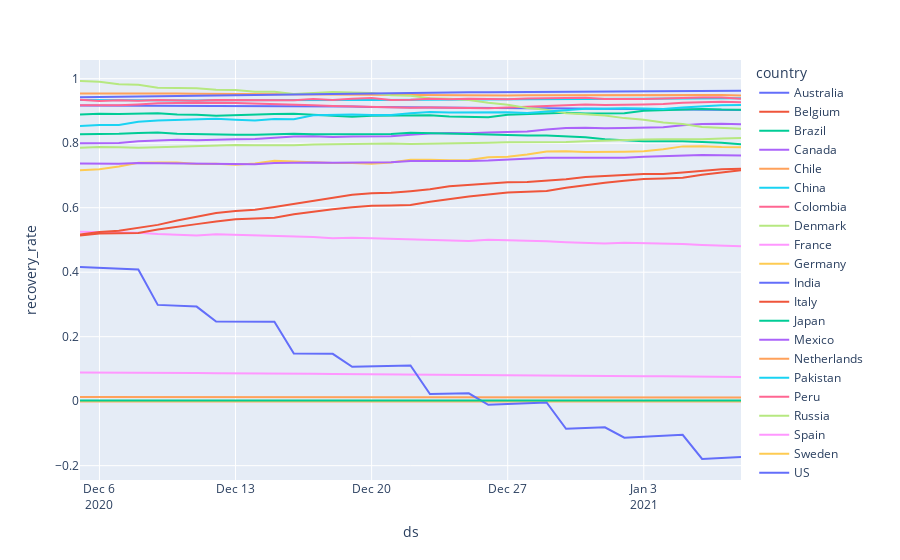

This figure's notebook cell:
### Markdown cell above
## Recovery Rate

### Code cell
df_recovery_rate = pd.merge(left=df_recovered, right=df_confirmed, on=["ds", "country"], how="left")
df_recovery_rate["recovery_rate"] = df_recovery_rate["yhat_x"]/df_recovery_rate["yhat_y"]
fig = px.line(df_recovery_rate, x='ds', y='recovery_rate', color='country')
fig.show()
